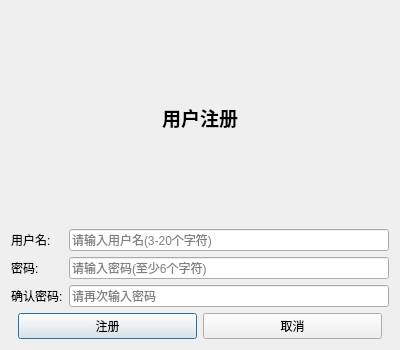
<?xml version="1.0" encoding="UTF-8"?>
<ui version="4.0">
 <class>RegisterDialog</class>
 <widget class="QDialog" name="RegisterDialog">
  <property name="geometry">
   <rect>
    <x>0</x>
    <y>0</y>
    <width>400</width>
    <height>350</height>
   </rect>
  </property>
  <property name="windowTitle">
   <string>短视频播放平台 - 注册</string>
  </property>
  <layout class="QVBoxLayout" name="verticalLayout">
   <item>
    <widget class="QLabel" name="lb_title">
     <property name="font">
      <font>
       <pointsize>14</pointsize>
       <weight>75</weight>
       <bold>true</bold>
      </font>
     </property>
     <property name="text">
      <string>用户注册</string>
     </property>
     <property name="alignment">
      <set>Qt::AlignCenter</set>
     </property>
    </widget>
   </item>
   <item>
    <layout class="QGridLayout" name="gridLayout">
     <item row="0" column="0">
      <widget class="QLabel" name="lb_username">
       <property name="text">
        <string>用户名:</string>
       </property>
      </widget>
     </item>
     <item row="0" column="1">
      <widget class="QLineEdit" name="le_username">
       <property name="placeholderText">
        <string>请输入用户名(3-20个字符)</string>
       </property>
      </widget>
     </item>
     <item row="1" column="0">
      <widget class="QLabel" name="lb_password">
       <property name="text">
        <string>密码:</string>
       </property>
      </widget>
     </item>
     <item row="1" column="1">
      <widget class="QLineEdit" name="le_password">
       <property name="placeholderText">
        <string>请输入密码(至少6个字符)</string>
       </property>
      </widget>
     </item>
     <item row="2" column="0">
      <widget class="QLabel" name="lb_confirmPassword">
       <property name="text">
        <string>确认密码:</string>
       </property>
      </widget>
     </item>
     <item row="2" column="1">
      <widget class="QLineEdit" name="le_confirmPassword">
       <property name="placeholderText">
        <string>请再次输入密码</string>
       </property>
      </widget>
     </item>
    </layout>
   </item>
   <item>
    <layout class="QHBoxLayout" name="horizontalLayout">
     <item>
      <spacer name="horizontalSpacer">
       <property name="orientation">
        <enum>Qt::Horizontal</enum>
       </property>
       <property name="hData">
        <size>
         <width>40</width>
         <height>20</height>
        </size>
       </property>
      </spacer>
     </item>
     <item>
      <widget class="QPushButton" name="pb_register">
       <property name="text">
        <string>注册</string>
       </property>
      </widget>
     </item>
     <item>
      <widget class="QPushButton" name="pb_cancel">
       <property name="text">
        <string>取消</string>
       </property>
      </widget>
     </item>
     <item>
      <spacer name="horizontalSpacer_2">
       <property name="orientation">
        <enum>Qt::Horizontal</enum>
       </property>
       <property name="hData">
        <size>
         <width>40</width>
         <height>20</height>
        </size>
       </property>
      </spacer>
     </item>
    </layout>
   </item>
  </layout>
 </widget>
 <resources/>
 <connections/>
</ui>
